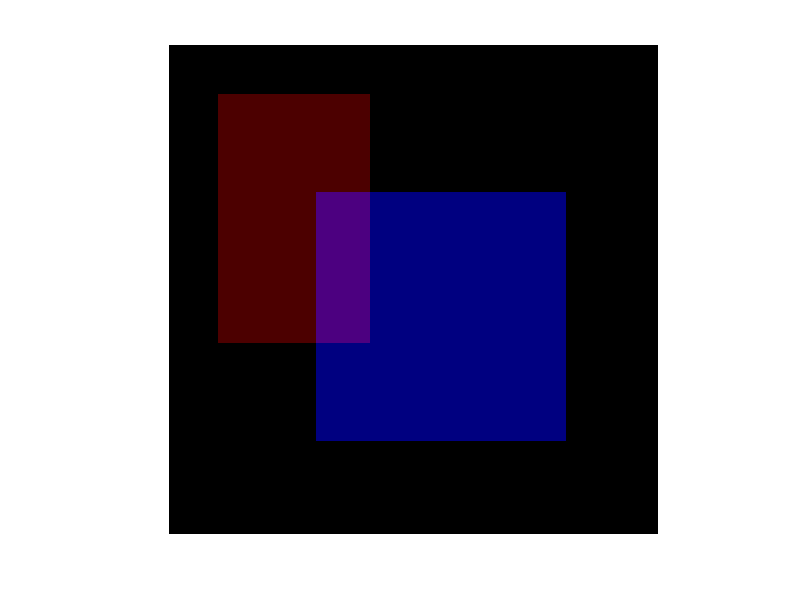

This figure's MATLAB source:
clear all;
close all;

data = csvread("example.txt");

img = zeros(data(end,1)+1, data(end,2)+1,3);

for i = 1:size(data,1)
  row = data(i,1)+1;
  col = data(i,2)+1;
  img(row, col,1) = data(i,3);
  img(row, col,2) = data(i,4);
  img(row, col,3) = data(i,5);
end

figure();
imshow(img);

